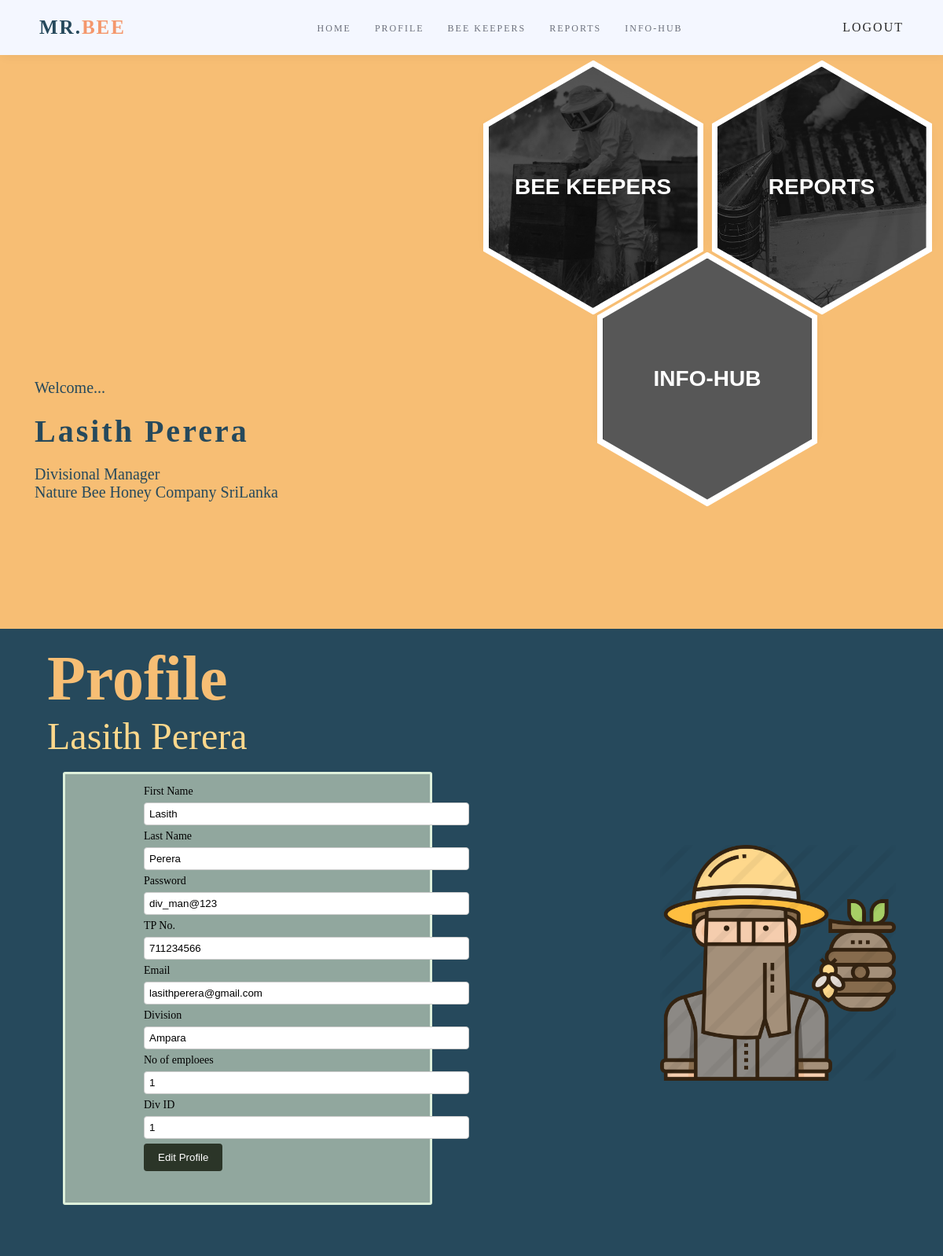
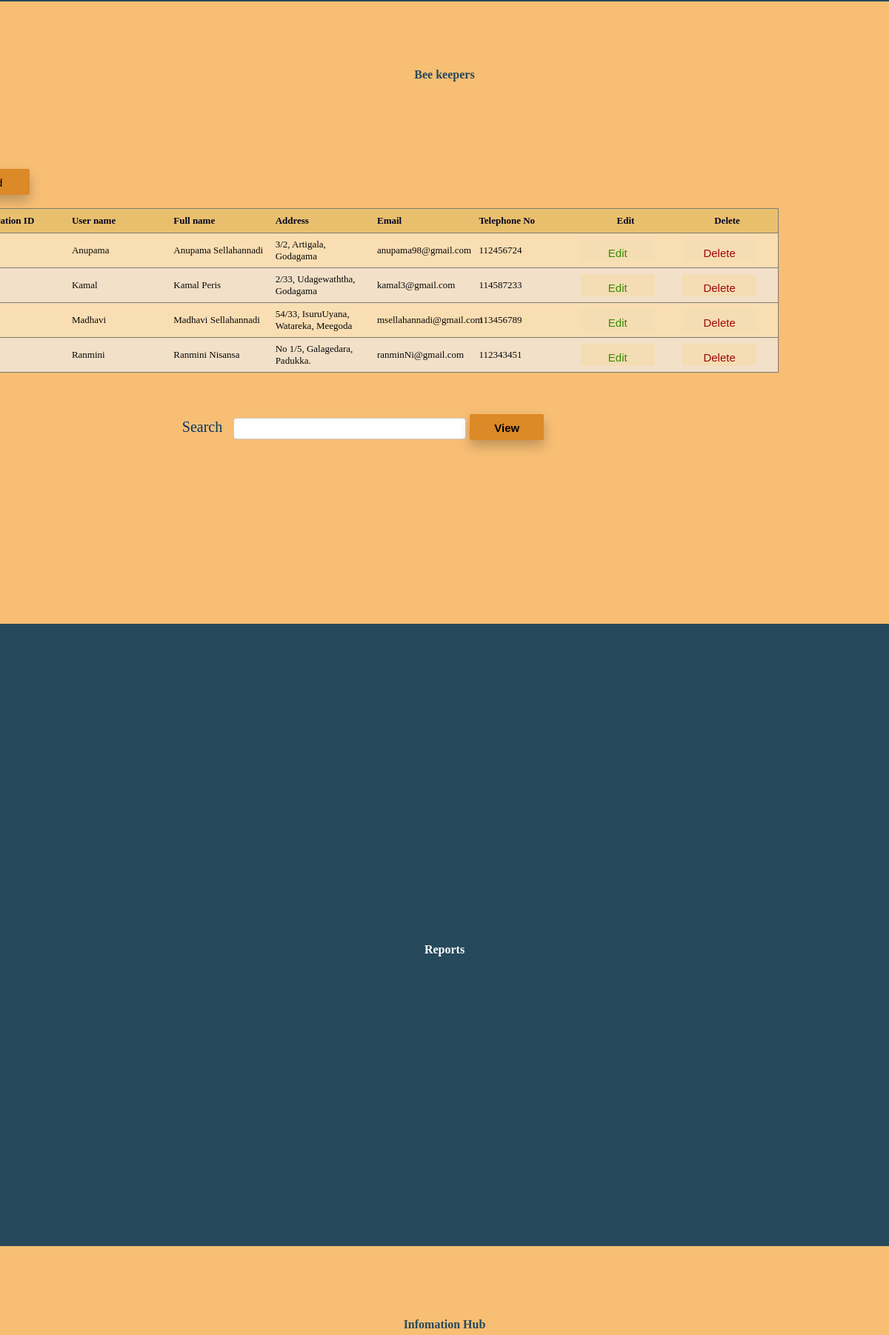
Screenshot of /src/php/divman.php (signed in, upper part) with the database file from the repository (2 pictures, top to bottom).
### tables this page shows
CREATE TABLE `div_manager` (
  `div_id` int(4) NOT NULL,
  `first_name` varchar(20) NOT NULL,
  `last_name` varchar(20) NOT NULL,
  `email` varchar(100) NOT NULL,
  `tp` int(10) NOT NULL,
  `addr` varchar(255) NOT NULL,
  `pwd` varchar(100) NOT NULL DEFAULT 'div_man@123',
  `emp_status` varchar(25) NOT NULL DEFAULT 'Divisional_Manager',
  `division` varchar(25) NOT NULL,
  `no_employee` int(10) NOT NULL,
  `is_deleted` tinyint(1) NOT NULL DEFAULT 0
);

CREATE TABLE `beekeeper` (
  `userID` int(20) NOT NULL,
  `userName` varchar(50) NOT NULL,
  `fullName` varchar(50) NOT NULL,
  `userAddress` varchar(100) NOT NULL,
  `userEmail` varchar(50) NOT NULL,
  `userTele` int(20) NOT NULL,
  `userPassword` varchar(20) NOT NULL,
  `userRole` int(10) NOT NULL,
  `div_id` int(11) NOT NULL
);

### src/php/divman.php (the view, shortened to what this page needs)
<?php require_once("../../config/connect.php");
require_once("func.php"); ?>
<!DOCTYPE html>
<html>
<head>
	<link rel="stylesheet" type="text/css" href="../../public/css/main.css"/>
	<link rel="stylesheet" type="text/css" href="../../public/css/divman_bkeeper.css"/>
</head>
<body>
	<section id="main">
		<nav>
			<a href="#" class="logo">Mr.<font color="#f4976c">Bee</font></a>
			<ul class="menu">
				<li><a href="#main">Home</a></li>
				<li><a href="#about">Profile</a></li>
				<li><a href="#beekeeper">Bee Keepers</a></li>
				<li><a href="#reports">Reports</a></li>
				<li><a href="#info">Info-Hub</a></li>
			</ul>
			<a href="log_out.php" class="lang">Logout</a>
		</nav>
		<div class="name">
			<p class="details">Welcome... </p>
                   <h1>  <?php echo $_SESSION['first_name'];
                        echo $_SESSION['last_name']; ?></h1>
			<p class="details">Divisional Manager</br>Nature Bee Honey Company SriLanka</p>
		</div>
		<div class="hcmenue">
		<ul class ="honeycomb">
			<li class="honeycomb-cell">
				<a href="#beekeeper">
				<img class="honeycomb-cell_img" src="../../public/img/div1.jpg">
				<div class="honeycomb-cell_title">Bee Keepers</div>
				</a>
			</li>
			<li class="honeycomb-cell">
				<a href="#reports">
				<img class="honeycomb-cell_img" src="../../public/img/div2.jpg">
				<div class="honeycomb-cell_title">Reports</div>
				</a>
			</li>
			<li class="honeycomb-cell">
				<a href="#info">
				<img class="honeycomb-cell_img" src="../../public/img/div3.jpg">
				<div class="honeycomb-cell_title">Info-Hub</div>
				</a>
			</li>
		</ul>
		</div>
	</section>
	<section id="about">
		<div class="about-text">
			<h1>Profile</h1>
			<h2> <?php echo $_SESSION['first_name'];
                        echo $_SESSION['last_name']; ?></h2>
<br/>
<div class="pro">
    <div class="bhivecontainer">
<?php
$sql1 = "SELECT first_name,last_name,pwd,tp,email,division,no_employee,div_id  FROM div_manager WHERE email='".$_SESSION['email']."'";
mysqli_query($connection, $sql1);
$result1 = mysqli_query($connection,$sql1);
		while($row=mysqli_fetch_assoc($result1)){
        echo '<form  method="post" action="" ><div class="row" >';
        echo '<div class="col1">';
        echo 'First Name </div><div class="col2">';
        echo "<input type = 'text' name='first_name' required value ='".$row['first_name']."'>";
        echo "</div>";
        echo "</div>";
        echo '<div class="row" >';
        echo '<div class="col1">';
        echo 'Last Name </div><div class="col2" ><input type = "text" name="last_name" required value ="'.$row['last_name'].'" >';
        echo "</div>";
        echo "</div>";
        echo '<div class="row" >';
		echo '<div class="col1">';
		echo 'Password </div><div class="col2" ><input type = "text" name="pwd" required value ="'.$row['pwd'].'" >';
        echo "</div>";
        echo "</div>";
        echo '<div class="row" >';
		echo '<div class="col1">';
		echo 'TP No. </div><div class="col2" ><input type = "text" name="tp" required value ="'.$row['tp'].'" >';
        echo "</div>";
        echo "</div>";
        echo '<div class="row" >';
		echo '<div class="col1">';
		echo 'Email </div><div class="col2" ><input type = "text" name="email" required value ="'.$row['email'].'" readonly>';
        echo "</div>";
        echo "</div>";
        echo '<div class="row" >';
        echo '<div class="col1">';
        echo 'Division </div><div class="col2"><input type = "text" name="division" required value ="'.$row['division'].'"  readonly>';
        echo "</div>";
        echo "</div>";
        echo '<div class="row" >';
        echo '<div class="col1">';
        echo 'No of emploees </div><div class="col2"><input type = "text"" name="no_employee" required value ="'.$row['no_employee'].'" >';
        echo "</div>";
        echo "</div>";
        echo '<div class="row" >';
        echo '<div class="col1">';
        echo 'Div ID</div><div class="col2"><input type = "text" name="div_id" required value ="'.$row['div_id'].'" readonly>';
        echo "</div>";
        echo "</div>";
        echo '<div class="row"><div class="c1" style="width: 910px"><input type="submit" value="Edit Profile" name="update" ></div></form>';
        }?>
    </div>
<br />
<br />
</div>
</div>
		<div class="about-model">
			<img src="../../public/img/div4.png" alt="me"/>
		</div>
	</section>
	<section id="beekeeper">
	<div class="b-heading">
		<br/>
		<h1>Bee keepers</h1>
	</div>
	<div class="content">
            <br>
            <div class="viewform">
                        <button class="btn6" type="submit" name="submit" onclick="document.location='divman_bk_add.php'">Add </button>
             </div>
             <br>
            <center>
                <table class="div_man">
                    <tr>
                        <th>Registration ID</th>
                        <th>User name</th>
                        <th>Full name</th>
                        <th>Address</th>
                        <th>Email</th>
                        <th>Telephone No</th>
                        <th style="text-align:center;">Edit</th>
                        <th style="text-align:center;">Delete</th>
                    </tr>
                    <?php
                    $sql = "SELECT * FROM beekeeper ;";
                    $query=mysqli_query($connection,$sql);
                    while ($result =mysqli_fetch_assoc($query)) {
                    ?>
                    <tr>
                            <td><?php echo $result['userID'] ?></td>
                            <td><?php echo $result['userName'] ?></td>
                            <td><?php echo $result['fullName'] ?></td>
                            <td><?php echo $result['userAddress'] ?></td>
                            <td><?php echo $result['userEmail'] ?></td>
                            <td><?php echo $result['userTele'] ?></td>
                            <form action="divman_bk_edit.php" method="post">
                                    <td><button class="btn8" type="submit">Edit</button></td>
                            </form>
                            <form action="divman_bk_delete.php" method="post">
                                    <td><button class="btn7" type="submit" name="delete" onclick="return confirm('Are you sure?')">Delete</button></td>
                            </form>
                    </tr>
                    <?php
                    }
                    ?>
                </table>
            </center>
            <center>
                <div class="viewform">
                    <form method="post">
                        <br><br>
                        <label> Search  </label>
                        <input type="text" name="code">
                        <button class="btn6" type="submit" name="view"><b>View</b></button>
                    </form>
                </div>
              </center>
				<br/><br/>
        </div>
	</section>
	<section id="reports">
	<div class="r-heading">
		<h1>Reports</h1>
	</div>
	</section>
	<section id="info">
	<div class="i-heading">
		<h1>Infomation Hub</h1>
	</div>
	<br/>
	</section>
</body>
</html>

### public/css/divman_bkeeper.css (style rules this page uses)
.content { width: 1300px; height: 700px; display:block; position: relative; left:45%; top:50%; transform: translate(-50%,-50%); box-sizing: border-box; padding: 20px 100px 20px 100px; color: #023765; border-radius: 2%; }
.btn6 { background-color: #d4780ec0; top: 75%; height: 35px; width: 100px; color: rgb(0, 0, 0); padding: 10px; font-size: 15px; border: none; border-radius: 2px; cursor: pointer; top:130%; box-shadow: 0px 8px 16px 0px rgba(0, 0, 0, 0.226); }
.btn7 { background-color: rgba(245, 222, 179, 0.918); top: 75%; height: 30px; width: 100px; color: rgb(158, 6, 6); padding: 10px; font-size: 15px; border: none; border-radius: 2px; cursor: pointer; }
.btn8 { background-color: rgba(245, 222, 179, 0.918); top: 75%; height: 30px; width: 100px; color: rgb(57, 139, 2); padding: 10px; font-size: 15px; border: none; border-radius: 2px; cursor: pointer; }
.viewform { margin-top: 10px; font-size: 20px; }
.viewform input { margin-left: 10px; width: 300px; }
.div_man { font-family: Cambria, Cochin, Georgia, Times, 'Times New Roman', serif; border-collapse: collapse; margin-left: 1%; margin-right: 50%; width: 100%; }
.div_man td, .div_man th { text-align: left; padding: 8px; color: rgb(8, 8, 8); border: 0px solid #ddd; }
.div_man tr { border: 1px solid #7e7a74; background-color: rgba(243, 227, 208, 0.918); }
.div_man tr:nth-child(even) { background-color: #fadeb3; }
.div_man th { padding-top: 8px; padding-bottom: 8px; text-align: left; color: rgb(6, 2, 32); background-color: rgba(230, 184, 86, 0.788); }
.div_man td { padding-top: 7px; padding-bottom: 7px; }

### rows the page displays
div_manager: first_name "Lasith", last_name "Perera", pwd "div_man@123", tp "711234566", email "lasithperera@gmail.com", division "Ampara", no_employee "1", div_id "1"
beekeeper: userName "Anupama", fullName "Anupama Sellahannadi", userAddress "3/2, Artigala, Godagama", userEmail "anupama98@gmail.com", userTele "112456724"
beekeeper: userName "Kamal", fullName "Kamal Peris", userAddress "2/33, Udagewaththa, Godagama", userEmail "kamal3@gmail.com", userTele "114587233"
beekeeper: userName "Madhavi", fullName "Madhavi Sellahannadi", userAddress "54/33, IsuruUyana, Watareka, Meegoda", userEmail "msellahannadi@gmail.com", userTele "113456789"
beekeeper: userName "Ranmini", fullName "Ranmini Nisansa", userAddress "No 1/5, Galagedara, Padukka.", userEmail "ranminNi@gmail.com", userTele "112343451"

### other values shown
$_SESSION['first_name'] "Lasith"
$_SESSION['last_name'] "Perera"
